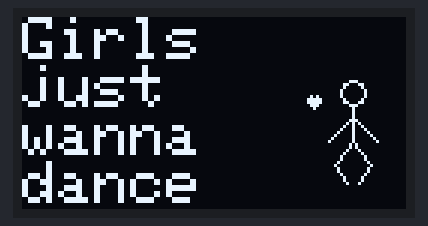
The sketch below on a simulated Arduino Uno, built with avr-gcc and run on an emulated ATmega328P. Parts: 128×64 one-colour display.

Above: at 0.21 s.
At 4.29 s:
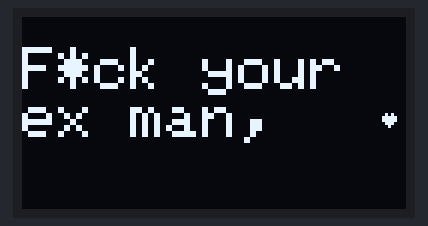
At 8.58 s:
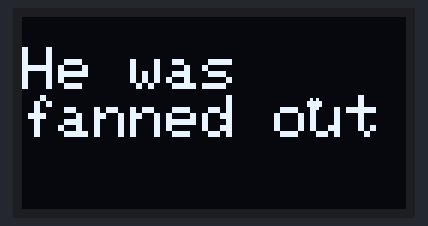
At 19.88 s:
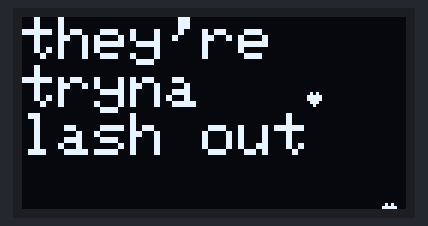
At 29.8 s:
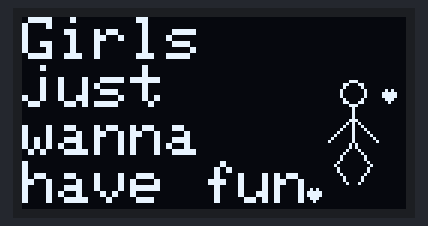
At 39.75 s:
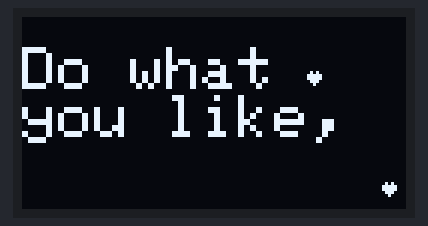

The sketch:

Girls_Just_Wanna_Dance_OLCD_UnoR4.ino
```cpp
#include <Wire.h>
#include <Adafruit_GFX.h>
#include <Adafruit_SSD1306.h>

#define SCREEN_WIDTH 128
#define SCREEN_HEIGHT 64
#define OLED_RESET    -1

Adafruit_SSD1306 display(SCREEN_WIDTH, SCREEN_HEIGHT, &Wire, OLED_RESET);

const unsigned char heart_bmp[] PROGMEM = {
  0b01010000,
  0b11111000,
  0b11111000,
  0b01110000,
  0b00100000
};

void setup() {
  if(!display.begin(SSD1306_SWITCHCAPVCC, 0x3C)) {
    for(;;);
  }

  display.setTextSize(2);
  display.setTextColor(SSD1306_WHITE);
}

void loop() {
  display.clearDisplay();

  unsigned long timeNow = millis();

  unsigned long songLoop = timeNow % 30000;


  int phase = songLoop / 1500;


  display.setCursor(0, 0);

  if (phase == 0) {
    display.println("Girls"); display.println("just"); display.println("wanna"); display.println("dance");
  } else if (phase == 1) {
    display.println("Girls"); display.println("just"); display.println("wanna"); display.println("have");
  } else if (phase == 2) {
    display.setCursor(0, 10);
    display.println("F*ck your"); display.println("ex man,");
  } else if (phase == 3) {
    display.setCursor(0, 10);
    display.println("I'm the"); display.println("man now");
  } else if (phase == 4) {
    display.setCursor(0, 10);
    display.println("Think I"); display.println("feel bad?");
  } else if (phase == 5) {
    display.setCursor(0, 10);
    display.println("He was"); display.println("fanned out");
  } else if (phase == 6) {
    display.setCursor(0, 10);
    display.println("Do what"); display.println("you like,");
  } else if (phase == 7) {
    display.println("you've"); display.println("been too"); display.println("nice");
  } else if (phase == 8) {
    display.setCursor(0, 10);
    display.println("He didn't"); display.println("do right,");
  } else if (phase == 9) {
    display.setCursor(0, 10);
    display.println("that's too"); display.println("bad now");
  } else if (phase == 10) {
    display.println("I see that"); display.println("you worked"); display.println("all night");
  } else if (phase == 11) {
    display.println("you're"); display.println("just tryna"); display.println("cash out");
  } else if (phase == 12) {
    display.setCursor(0, 10);
    display.println("You & your"); display.println("friends,");
  } else if (phase == 13) {
    display.println("they're"); display.println("tryna"); display.println("lash out");
  } else if (phase == 14) {
    display.println("And I'm"); display.println("not the"); display.println("one");
  } else if (phase == 15) {
    display.setCursor(0, 10);
    display.println("to tell'em"); display.println("Stand down");
  } else if (phase == 16) {
    display.setCursor(0, 10);
    display.println("It's their"); display.println("world");
  } else if (phase == 17) {
    display.println("and they"); display.println("just wanna"); display.println("(Ayy)");
  } else if (phase == 18) {
    display.println("Girls"); display.println("just"); display.println("wanna"); display.println("dance");
  } else if (phase == 19) {
    display.println("Girls"); display.println("just"); display.println("wanna"); display.println("have fun");
  }


  bool showStickFigure = (phase == 0 || phase == 1 || phase == 18 || phase == 19);

  if (showStickFigure) {
    int danceBeat = (timeNow / 300) % 2;
    int guyX = 110;
    int guyY = 25 + (danceBeat == 1 ? -4 : 0);

    display.drawCircle(guyX, guyY, 4, SSD1306_WHITE);
    display.drawLine(guyX, guyY + 4, guyX, guyY + 16, SSD1306_WHITE);

    if (danceBeat == 1) {
      display.drawLine(guyX, guyY + 8, guyX - 10, guyY - 2, SSD1306_WHITE);
      display.drawLine(guyX, guyY + 8, guyX + 10, guyY - 2, SSD1306_WHITE);
      display.drawLine(guyX, guyY + 16, guyX - 8, guyY + 28, SSD1306_WHITE);
      display.drawLine(guyX, guyY + 16, guyX + 8, guyY + 28, SSD1306_WHITE);
    } else {
      display.drawLine(guyX, guyY + 8, guyX - 8, guyY + 16, SSD1306_WHITE);
      display.drawLine(guyX, guyY + 8, guyX + 8, guyY + 16, SSD1306_WHITE);
      display.drawLine(guyX, guyY + 16, guyX - 6, guyY + 24, SSD1306_WHITE);
      display.drawLine(guyX - 6, guyY + 24, guyX - 2, guyY + 30, SSD1306_WHITE);
      display.drawLine(guyX, guyY + 16, guyX + 6, guyY + 24, SSD1306_WHITE);
      display.drawLine(guyX + 6, guyY + 24, guyX + 2, guyY + 30, SSD1306_WHITE);
    }
  }

  int heart1_Y = 64 - ((timeNow / 40) % 70);
  int heart2_Y = 64 - (((timeNow + 1500) / 40) % 70);

  display.drawBitmap(120, heart1_Y, heart_bmp, 5, 5, SSD1306_WHITE);
  display.drawBitmap(95,  heart2_Y, heart_bmp, 5, 5, SSD1306_WHITE);

  display.display();
}
```
